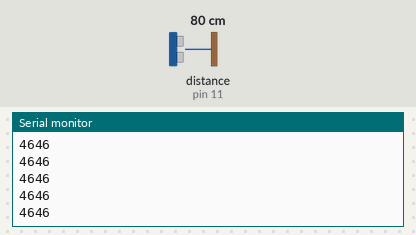
Bench run of a sketch on a simulated Arduino Uno, built with avr-gcc and run on an emulated ATmega328P. Parts: the last lines printed to the serial monitor. Wiring (inferred from the names in the program): ultrasonic range finder: trigger pin 12; echo pin 11. The test bench sets the inputs (shaded band); at power-on: distance to the obstacle (sensor on pin 11) 80 cm. The echo pulse lasts 58.3 µs per cm.

Above: at 1.2 s.
1.3 s: distance to the obstacle (sensor on pin 11) set to 2 cm
At 2.1 s:
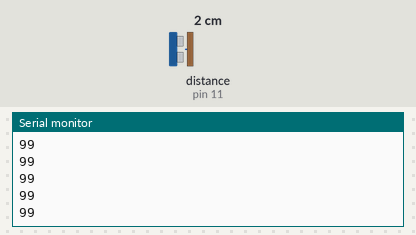
2.8 s: distance to the obstacle (sensor on pin 11) set to 4 cm
At 3.4 s:
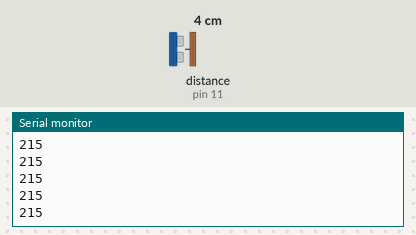
Timing chart, 0 to 5.8 s (numbered marks = the images above; inputs shaded):
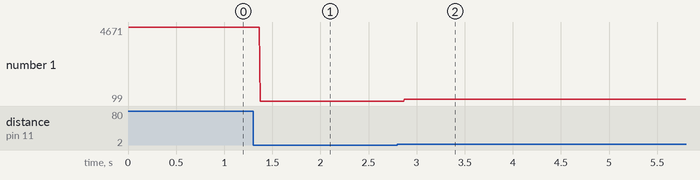

The sketch:

53_ultrasonic_sensor.ino
```cpp
int triggerPin = 12;
int echoPin = 11;
int pingTravelTime = 0;


void setup() {
  pinMode(triggerPin, OUTPUT);
  pinMode(echoPin, INPUT);
  Serial.begin(9600);
}

void loop() {
  digitalWrite(triggerPin, LOW);
delayMicroseconds(10);
digitalWrite(triggerPin, HIGH);
delayMicroseconds(10);
digitalWrite(triggerPin, LOW);
pingTravelTime = pulseIn(echoPin, HIGH);
Serial.println(pingTravelTime);
}
```

Measured:
- after the input at 1.3 s, the serial monitor: prints a new line after 0.07 s (image 1)
- after the input at 2.8 s, the serial monitor: prints a new line after 0.07 s (image 2)
- plotted number 1: 4646 → 99 after the input at 1.3 s, 99 → 215 after the input at 2.8 s
